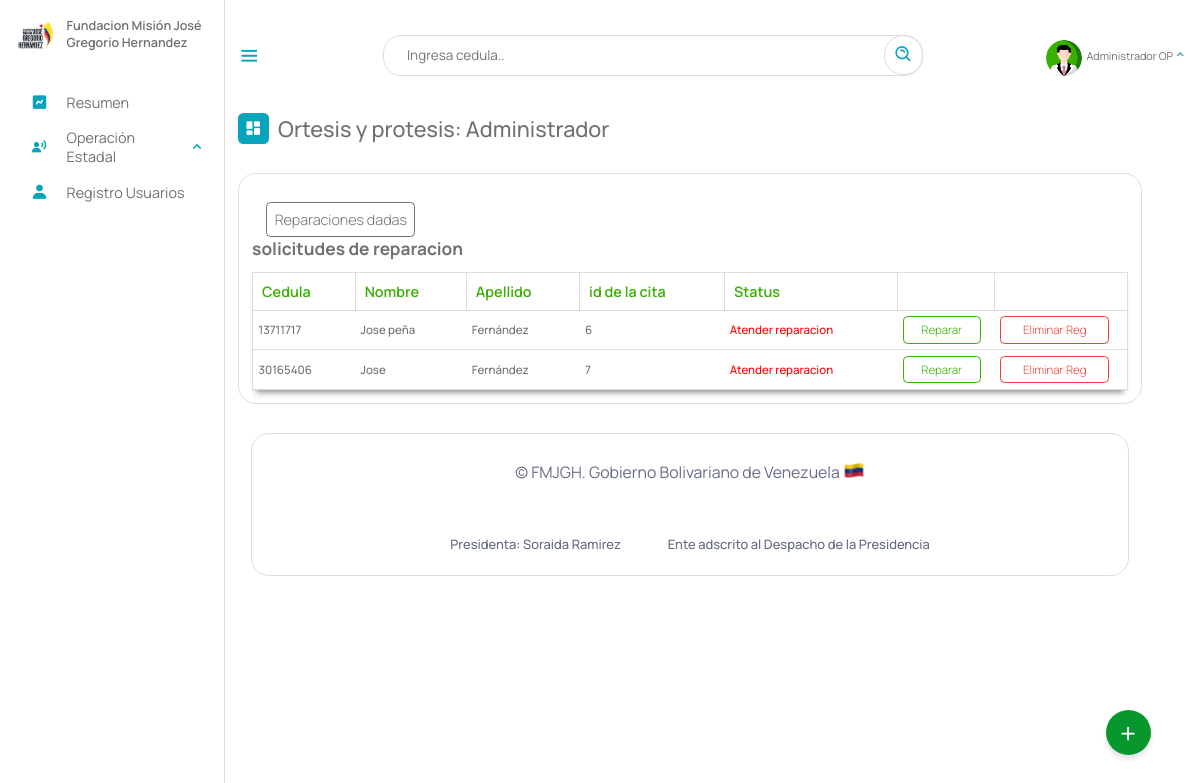
Before: /Escritorio/06-reparacionArtificio.php (signed in) with the older database file.
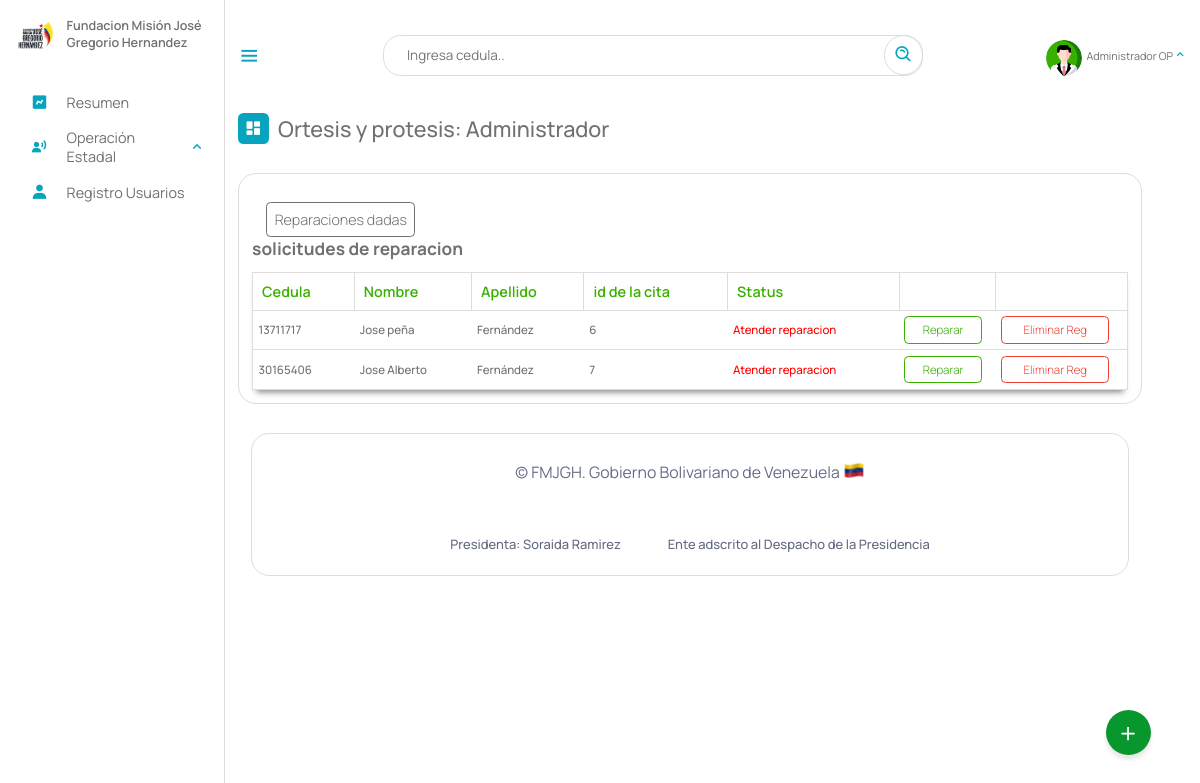
After: the same page with the newer database file.
### tables this page shows
CREATE TABLE `beneficiario` (
  `cedula` int(12) NOT NULL,
  `nombre` text NOT NULL,
  `apellido` text NOT NULL,
  `fecha_naci` date NOT NULL,
  `email` varchar(50) NOT NULL,
  `telefono` varchar(12) NOT NULL,
  `nacionalidad` char(2) NOT NULL,
  `edad` int(2) NOT NULL,
  `sexo` char(1) NOT NULL,
  `edo_civil` text NOT NULL,
  `nro_hijo` int(2) DEFAULT NULL,
  `estado` varchar(10) NOT NULL,
  `municipio` varchar(20) NOT NULL,
  `parroquia` varchar(10) NOT NULL,
  `discapacidad` varchar(10) NOT NULL,
  `atencion_solicitada` varchar(10) NOT NULL,
  `certificado` varchar(50) DEFAULT NULL,
  `registrado_por` text DEFAULT NULL,
  `fecha_registro` date NOT NULL,
  PRIMARY KEY (`cedula`),
  KEY `estado` (`estado`),
  KEY `discapacidad` (`discapacidad`),
  KEY `atencion_solicitada` (`atencion_solicitada`),
  KEY `municipio` (`municipio`),
  KEY `parroquia` (`parroquia`),
  CONSTRAINT `beneficiario_ibfk_1` FOREIGN KEY (`estado`) REFERENCES `estados` (`id_estados`) ON DELETE CASCADE,
  CONSTRAINT `beneficiario_ibfk_2` FOREIGN KEY (`municipio`) REFERENCES `municipios` (`id_municipios`) ON DELETE CASCADE,
  CONSTRAINT `beneficiario_ibfk_3` FOREIGN KEY (`parroquia`) REFERENCES `parroquia` (`id`) ON DELETE CASCADE ON UPDATE CASCADE,
  CONSTRAINT `beneficiario_ibfk_4` FOREIGN KEY (`discapacidad`) REFERENCES `discapacid_e` (`id_e`) ON DELETE CASCADE,
  CONSTRAINT `beneficiario_ibfk_5` FOREIGN KEY (`atencion_solicitada`) REFERENCES `tipoatencion` (`id`) ON DELETE CASCADE
);

CREATE TABLE `reparacion_artificios` (
  `id` int(11) NOT NULL AUTO_INCREMENT,
  `cedula` int(12) NOT NULL,
  `fecha_reparacion` date DEFAULT NULL,
  `artificio` varchar(10) DEFAULT NULL,
  PRIMARY KEY (`id`),
  KEY `cedula` (`cedula`)
);

### php/01-05-reparacionArtificio.php (called while the page is built, shortened)
<?php
include_once("ManejadorBD.php");
class raparacion_artificio extends ManejadorBD{
        private $cnn;
        public function __construct($tipoConexion){
            $this->cnn = parent::conectar($tipoConexion);
        }
		public function consultarTodasReparacionesSindar(){
			try{
				$stmt = $this->cnn->prepare("SELECT beneficiario.nombre, beneficiario.apellido, beneficiario.cedula, reparacion_artificios.id FROM beneficiario,
                reparacion_artificios WHERE beneficiario.cedula = reparacion_artificios.cedula AND
                /* beneficiario.atencion_solicitada = '6-repaart' */  reparacion_artificios.artificio IS NULL;");
				$stmt->setFetchMode(PDO::FETCH_ASSOC);
				$stmt->execute();
				return $stmt->fetchAll();
	        }catch(PDOException $error) {
				echo "Error: ejecutando consulta SQL.".$error->getMessage();
				exit();
	        }
		}
}

### php/ManejadorBD.php (called while the page is built, shortened)
<?php
	class ManejadorBD extends PDO {
		public $srv	= SRV;
		public $usr	= USR;
		public $pas	= PAS;
		public $dbn	= BDN;
		public function conectar($tipoConexion){
			try{
				switch ($tipoConexion) {
				    case 1:
				        $dsn = "mysql:host=$this->srv;dbname=$this->dbn";
				        break;
				}
				$dbh = new PDO($dsn, $this->usr, $this->pas);
    			$dbh->setAttribute(PDO::ATTR_ERRMODE, PDO::ERRMODE_EXCEPTION);
			}catch(PDOException $error){
                echo "Error al Conectar con la Base de Datos: ".$error->getMessage();
                exit();
			}
            $this->conexionBD = $dbh;
			return $this->conexionBD;
		}
	}
?>

### Escritorio/06-reparacionArtificio.php (the view, shortened to what this page needs)
<?php
include_once("partearriba.php");
?>
<div class="dash-contenido">
    <div class="overview">
        <div class="titulo">
            <i class='bx bxs-dashboard'> </i>
            <span class="link-name">Ortesis y protesis: <?php echo $rol ?></span>
        </div>
    </div>
    <div class="tabla-atencion">
        <div class="personas-conatencion"><a class="enlace" href="06-reparacionDada.php">Reparaciones dadas</a></div>
            <h2>solicitudes de reparacion</h2>
            <table>
                <thead>
                    <tr>
                        <th>Cedula</th>
                        <th>Nombre</th>
                        <th>Apellido</th>
                        <th>id de la cita</th>
                        <th>Status</th>
                        <th></th>
                        <th></th>
                    </tr>
                </thead>
                <tbody>
                    <?php
                        include_once("../php/01-05-reparacionArtificio.php");
                        $aten = new raparacion_artificio (1);
                        $consulta = $aten->consultarTodasReparacionesSindar();
                        if ($consulta){
                        foreach($consulta as $registros){
                     ?>
                    <tr>
                        <td><?php echo $registros["cedula"] ?></td>
                        <td><?php echo $registros["nombre"] ?></td>
                        <td><?php echo $registros["apellido"] ?></td>
                        <td><?php echo $registros["id"] ?></td>
                        <td style="color: red;">Atender reparacion</td>
                        <td><a href="06-asignarReparacion.php?id=<?php echo $registros["id"]?>">Reparar</a></td>
                        <td><a href="" class="eliminar">Eliminar Reg</a></td>
                    </tr>
                    <?php
                    }
                        }
                    ?>
                </tbody>
            </table>
        </div>
<?php
    include_once("parteabajo.php");
    ?>

Changed rows visible on the page:
changed beneficiario id 30165406: nombre "Jose" → "Jose Alberto"
